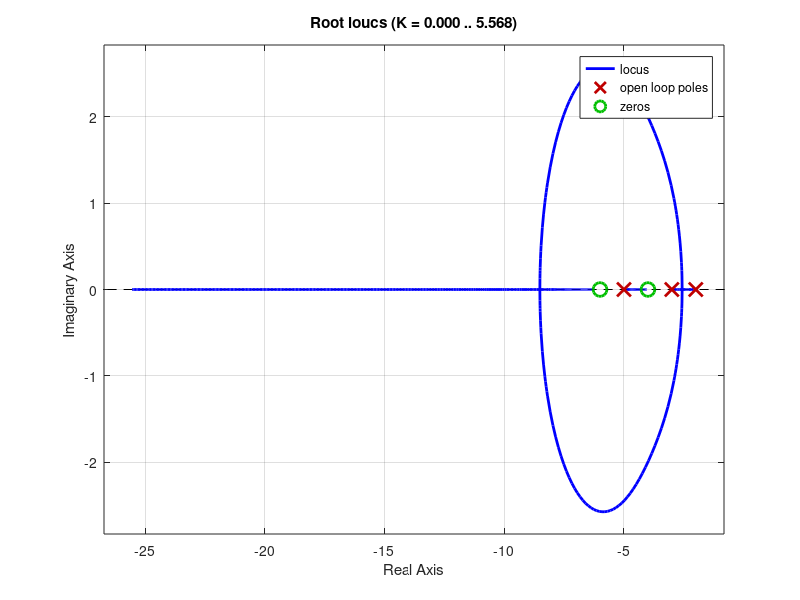

Write MATLAB code to recreate this figure.
close all
clear all

s = tf('s');
G = (s+6)/((s+2)*(s+3)*(s+5)); % uncompensated feedforward
% rlocus(G);
z = 0.707; % damping ratio
% sgrid(z, 0);

K = 4.65; % read off of root locus
Gc = s+4; % compensation (PD)
rlocus(Gc*K*G);

